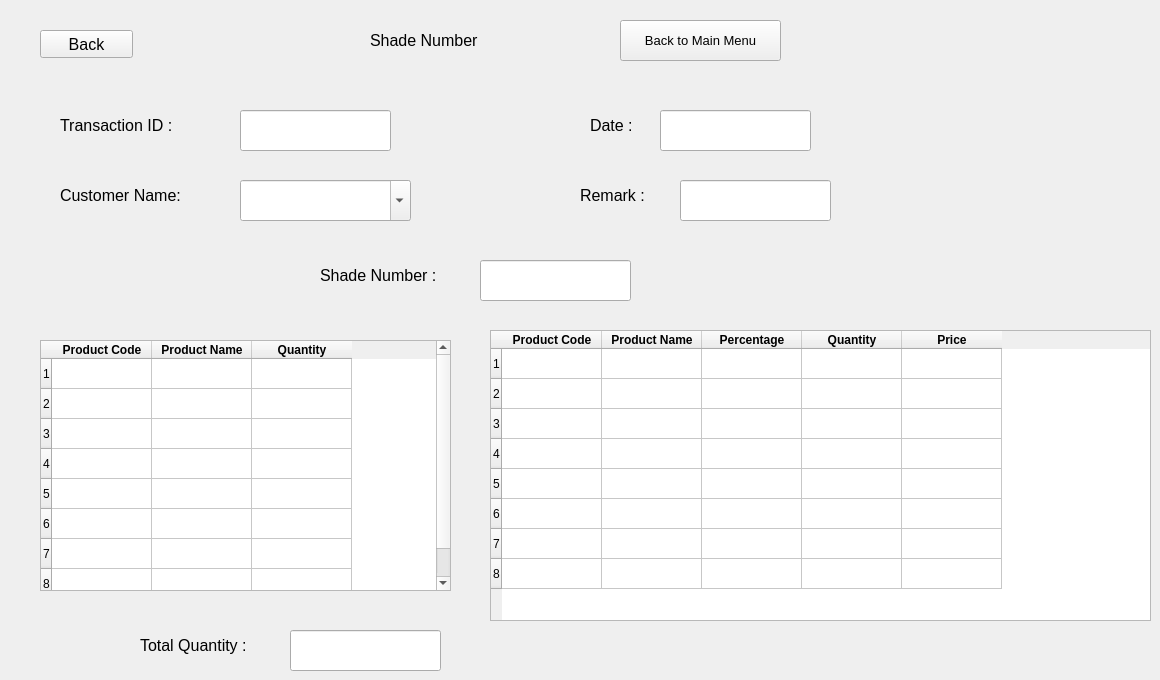
    <widget class="QWidget" name="shade_view_by_id">
     <widget class="QLabel" name="label_65">
      <property name="geometry">
       <rect>
        <x>60</x>
        <y>100</y>
        <width>161</width>
        <height>51</height>
       </rect>
      </property>
      <property name="font">
       <font>
        <pointsize>12</pointsize>
       </font>
      </property>
      <property name="text">
       <string>Transaction ID : </string>
      </property>
     </widget>
     <widget class="QLineEdit" name="shade_add_total_4">
      <property name="geometry">
       <rect>
        <x>290</x>
        <y>630</y>
        <width>151</width>
        <height>41</height>
       </rect>
      </property>
      <property name="font">
       <font>
        <pointsize>12</pointsize>
       </font>
      </property>
     </widget>
     <widget class="QLabel" name="label_66">
      <property name="geometry">
       <rect>
        <x>60</x>
        <y>170</y>
        <width>161</width>
        <height>51</height>
       </rect>
      </property>
      <property name="font">
       <font>
        <pointsize>12</pointsize>
       </font>
      </property>
      <property name="text">
       <string>Customer Name:</string>
      </property>
     </widget>
     <widget class="QLabel" name="label_67">
      <property name="geometry">
       <rect>
        <x>580</x>
        <y>170</y>
        <width>101</width>
        <height>51</height>
       </rect>
      </property>
      <property name="font">
       <font>
        <pointsize>12</pointsize>
       </font>
      </property>
      <property name="text">
       <string>Remark :</string>
      </property>
     </widget>
     <widget class="QLabel" name="label_68">
      <property name="geometry">
       <rect>
        <x>370</x>
        <y>20</y>
        <width>151</width>
        <height>41</height>
       </rect>
      </property>
      <property name="font">
       <font>
        <pointsize>12</pointsize>
       </font>
      </property>
      <property name="text">
       <string>Shade Number </string>
      </property>
     </widget>
     <widget class="QLineEdit" name="shade_number_add_view">
      <property name="geometry">
       <rect>
        <x>480</x>
        <y>260</y>
        <width>151</width>
        <height>41</height>
       </rect>
      </property>
      <property name="font">
       <font>
        <pointsize>12</pointsize>
       </font>
      </property>
     </widget>
     <widget class="QLineEdit" name="shade_view_transaction_id">
      <property name="geometry">
       <rect>
        <x>240</x>
        <y>110</y>
        <width>151</width>
        <height>41</height>
       </rect>
      </property>
      <property name="font">
       <font>
        <pointsize>12</pointsize>
       </font>
      </property>
     </widget>
     <widget class="QLineEdit" name="shade_view_remark">
      <property name="geometry">
       <rect>
        <x>680</x>
        <y>180</y>
        <width>151</width>
        <height>41</height>
       </rect>
      </property>
      <property name="font">
       <font>
        <pointsize>12</pointsize>
       </font>
      </property>
     </widget>
     <widget class="QLabel" name="label_69">
      <property name="geometry">
       <rect>
        <x>140</x>
        <y>620</y>
        <width>161</width>
        <height>51</height>
       </rect>
      </property>
      <property name="font">
       <font>
        <pointsize>12</pointsize>
       </font>
      </property>
      <property name="text">
       <string>Total Quantity :</string>
      </property>
     </widget>
     <widget class="QPushButton" name="pushButton_14">
      <property name="geometry">
       <rect>
        <x>620</x>
        <y>20</y>
        <width>161</width>
        <height>41</height>
       </rect>
      </property>
      <property name="font">
       <font>
        <pointsize>10</pointsize>
       </font>
      </property>
      <property name="text">
       <string>Back to Main Menu</string>
      </property>
     </widget>
     <widget class="QTableWidget" name="shade_addtable_4">
      <property name="geometry">
       <rect>
        <x>40</x>
        <y>340</y>
        <width>411</width>
        <height>251</height>
       </rect>
      </property>
      <property name="rowCount">
       <number>8</number>
      </property>
      <property name="columnCount">
       <number>3</number>
      </property>
      <row/>
      <row/>
      <row/>
      <row/>
      <row/>
      <row/>
      <row/>
      <row/>
      <column>
       <property name="text">
        <string>Product Code</string>
       </property>
       <property name="font">
        <font>
         <weight>75</weight>
         <bold>true</bold>
        </font>
       </property>
      </column>
      <column>
       <property name="text">
        <string>Product Name</string>
       </property>
       <property name="font">
        <font>
         <weight>75</weight>
         <bold>true</bold>
        </font>
       </property>
      </column>
      <column>
       <property name="text">
        <string>Quantity</string>
       </property>
       <property name="font">
        <font>
         <weight>75</weight>
         <bold>true</bold>
        </font>
       </property>
      </column>
      <item row="0" column="1">
       <property name="text">
        <string/>
       </property>
       <property name="flags">
        <set>ItemIsSelectable|ItemIsDragEnabled|ItemIsEnabled</set>
       </property>
      </item>
      <item row="1" column="1">
       <property name="text">
        <string/>
       </property>
       <property name="flags">
        <set>ItemIsSelectable|ItemIsDragEnabled|ItemIsEnabled</set>
       </property>
      </item>
      <item row="2" column="1">
       <property name="text">
        <string/>
       </property>
       <property name="flags">
        <set>ItemIsSelectable|ItemIsDragEnabled|ItemIsEnabled</set>
       </property>
      </item>
      <item row="3" column="1">
       <property name="text">
        <string/>
       </property>
       <property name="flags">
        <set>ItemIsSelectable|ItemIsDragEnabled|ItemIsEnabled</set>
       </property>
      </item>
      <item row="4" column="1">
       <property name="text">
        <string/>
       </property>
       <property name="flags">
        <set>ItemIsSelectable|ItemIsDragEnabled|ItemIsEnabled</set>
       </property>
      </item>
      <item row="5" column="1">
       <property name="text">
        <string/>
       </property>
       <property name="flags">
        <set>ItemIsSelectable|ItemIsDragEnabled|ItemIsEnabled</set>
       </property>
      </item>
      <item row="6" column="1">
       <property name="text">
        <string/>
       </property>
       <property name="flags">
        <set>ItemIsSelectable|ItemIsDragEnabled|ItemIsEnabled</set>
       </property>
      </item>
      <item row="7" column="1">
       <property name="text">
        <string/>
       </property>
       <property name="flags">
        <set>ItemIsSelectable|ItemIsDragEnabled|ItemIsEnabled</set>
       </property>
      </item>
     </widget>
     <widget class="QLineEdit" name="date_3">
      <property name="geometry">
       <rect>
        <x>660</x>
        <y>110</y>
        <width>151</width>
        <height>41</height>
       </rect>
      </property>
      <property name="font">
       <font>
        <pointsize>12</pointsize>
       </font>
      </property>
     </widget>
     <widget class="QLabel" name="label_70">
      <property name="geometry">
       <rect>
        <x>590</x>
        <y>100</y>
        <width>71</width>
        <height>51</height>
       </rect>
      </property>
      <property name="font">
       <font>
        <pointsize>12</pointsize>
       </font>
      </property>
      <property name="text">
       <string>Date :</string>
      </property>
     </widget>
     <widget class="QComboBox" name="shade_view_customer">
      <property name="geometry">
       <rect>
        <x>240</x>
        <y>180</y>
        <width>171</width>
        <height>41</height>
       </rect>
      </property>
      <property name="font">
       <font>
        <pointsize>12</pointsize>
       </font>
      </property>
      <property name="editable">
       <bool>true</bool>
      </property>
      <item>
       <property name="text">
        <string/>
       </property>
      </item>
      <item>
       <property name="text">
        <string>Rajesh</string>
       </property>
      </item>
      <item>
       <property name="text">
        <string>Nishit</string>
       </property>
      </item>
      <item>
       <property name="text">
        <string>Nilay</string>
       </property>
      </item>
      <item>
       <property name="text">
        <string>Parth</string>
       </property>
      </item>
     </widget>
     <widget class="QLabel" name="label_71">
      <property name="geometry">
       <rect>
        <x>320</x>
        <y>250</y>
        <width>161</width>
        <height>51</height>
       </rect>
      </property>
      <property name="font">
       <font>
        <pointsize>12</pointsize>
       </font>
      </property>
      <property name="text">
       <string>Shade Number :</string>
      </property>
     </widget>
     <widget class="QPushButton" name="back_add_rm_5">
      <property name="geometry">
       <rect>
        <x>40</x>
        <y>30</y>
        <width>93</width>
        <height>28</height>
       </rect>
      </property>
      <property name="font">
       <font>
        <pointsize>12</pointsize>
       </font>
      </property>
      <property name="text">
       <string>Back</string>
      </property>
     </widget>
     <widget class="QTableWidget" name="shade_colortable_4">
      <property name="geometry">
       <rect>
        <x>490</x>
        <y>330</y>
        <width>661</width>
        <height>291</height>
       </rect>
      </property>
      <property name="rowCount">
       <number>8</number>
      </property>
      <property name="columnCount">
       <number>5</number>
      </property>
      <row/>
      <row/>
      <row/>
      <row/>
      <row/>
      <row/>
      <row/>
      <row/>
      <column>
       <property name="text">
        <string>Product Code</string>
       </property>
       <property name="font">
        <font>
         <weight>75</weight>
         <bold>true</bold>
        </font>
       </property>
      </column>
      <column>
       <property name="text">
        <string>Product Name</string>
       </property>
       <property name="font">
        <font>
         <weight>75</weight>
         <bold>true</bold>
        </font>
       </property>
      </column>
      <column>
       <property name="text">
        <string>Percentage</string>
       </property>
       <property name="font">
        <font>
         <weight>75</weight>
         <bold>true</bold>
        </font>
       </property>
      </column>
      <column>
       <property name="text">
        <string>Quantity</string>
       </property>
       <property name="font">
        <font>
         <weight>75</weight>
         <bold>true</bold>
        </font>
       </property>
      </column>
      <column>
       <property name="text">
        <string>Price</string>
       </property>
       <property name="font">
        <font>
         <weight>75</weight>
         <bold>true</bold>
        </font>
       </property>
      </column>
      <item row="0" column="1">
       <property name="text">
        <string/>
       </property>
       <property name="flags">
        <set>ItemIsSelectable|ItemIsDragEnabled|ItemIsEnabled</set>
       </property>
      </item>
      <item row="1" column="1">
       <property name="text">
        <string/>
       </property>
       <property name="flags">
        <set>ItemIsSelectable|ItemIsDragEnabled|ItemIsEnabled</set>
       </property>
      </item>
      <item row="2" column="1">
       <property name="text">
        <string/>
       </property>
       <property name="flags">
        <set>ItemIsSelectable|ItemIsDragEnabled|ItemIsEnabled</set>
       </property>
      </item>
      <item row="3" column="1">
       <property name="text">
        <string/>
       </property>
       <property name="flags">
        <set>ItemIsSelectable|ItemIsDragEnabled|ItemIsEnabled</set>
       </property>
      </item>
      <item row="4" column="1">
       <property name="text">
        <string/>
       </property>
       <property name="flags">
        <set>ItemIsSelectable|ItemIsDragEnabled|ItemIsEnabled</set>
       </property>
      </item>
      <item row="5" column="1">
       <property name="text">
        <string/>
       </property>
       <property name="flags">
        <set>ItemIsSelectable|ItemIsDragEnabled|ItemIsEnabled</set>
       </property>
      </item>
      <item row="6" column="1">
       <property name="text">
        <string/>
       </property>
       <property name="flags">
        <set>ItemIsSelectable|ItemIsDragEnabled|ItemIsEnabled</set>
       </property>
      </item>
      <item row="7" column="1">
       <property name="text">
        <string/>
       </property>
       <property name="flags">
        <set>ItemIsSelectable|ItemIsDragEnabled|ItemIsEnabled</set>
       </property>
      </item>
     </widget>
    </widget>
